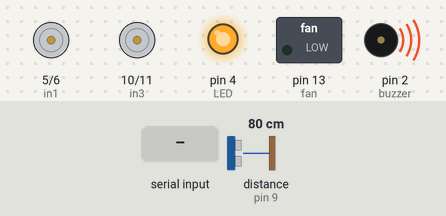
Simulated run of this sketch. Board: Arduino Uno, built with avr-gcc and run on an emulated ATmega328P. Shown: motor-driver pin pairs drawn as motors (green arrow = first pin HIGH = forward, orange = second pin HIGH = backward, longer = more drive), switched loads named in the sketch (green lamp = pin HIGH), output pins drawn as LEDs (lit = HIGH), buzzer (waves = sounding). Wiring (inferred from the names in the program): ultrasonic range finder: trigger pin 8; echo pin 9. The test bench sets the inputs (shaded band); at power-on: distance to the obstacle (sensor on pin 9) 80 cm. The echo pulse lasts 58.3 µs per cm; pins used as bus, display or sensor lines are not drawn; what the sketch prints to the serial monitor is not drawn.

Above: at 1.2 s.
1.3 s: "F" received over Serial
At 2.2 s:
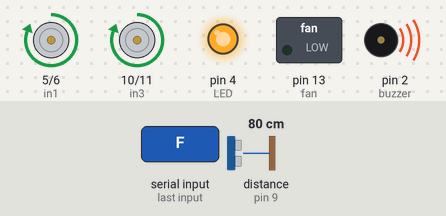
2.8 s: "B" received over Serial
At 3.3 s:
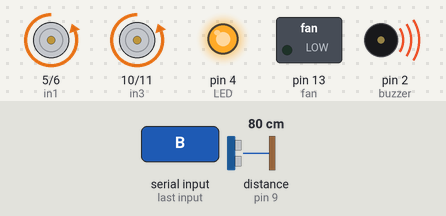
4.3 s: "L" received over Serial
At 5.5 s:
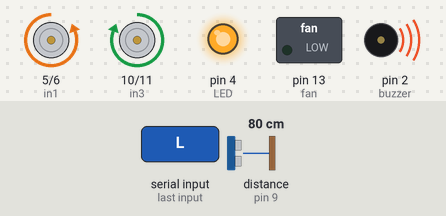
5.8 s: "R" received over Serial
At 6.6 s:
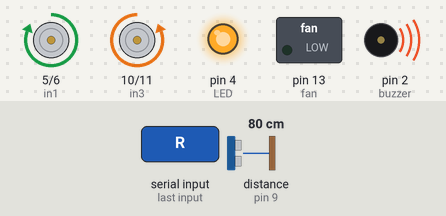
7.3 s: "G" received over Serial
At 7.9 s:
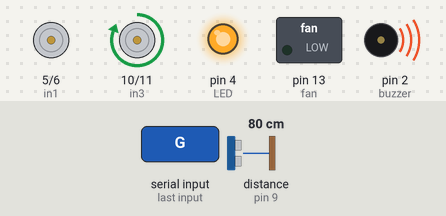
8.8 s: "I" received over Serial
At 9.1 s:
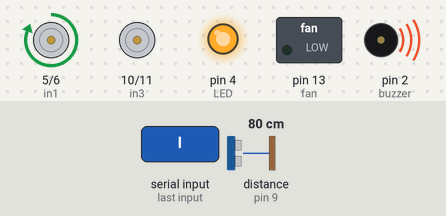
Timing chart, 0 to 11.3 s (numbered marks = the images above; inputs shaded):
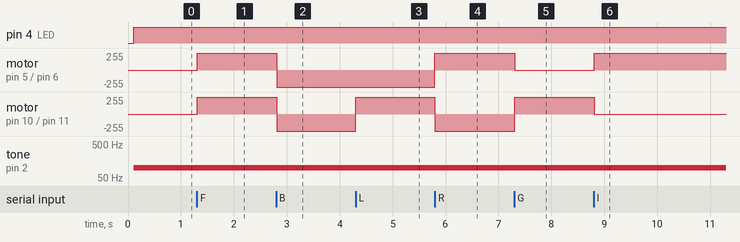

The sketch:

smartcleaner.ino
```cpp
#define in1 5 //L298n Motor Driver pins.
#define in2 6
#define in3 10
#define in4 11
#define LED 4
#define TRIGPIN 8
#define ECHOPIN 9
#define buzzer 2
#define fan 13

int command; //Int to store app command state.
int Speed = 255; // 0 - 255.
int Speedsec;
int Turnradius = 0; //Set the radius of a turn, 0 - 255 Note:the robot will malfunction if this is higher than int Speed.

long timer;
int jarak;

unsigned long previousMillis = 0;
const long interval = 100;  // Interval in milliseconds for motor control

void setup() {
  pinMode(in1, OUTPUT);
  pinMode(in2, OUTPUT);
  pinMode(in3, OUTPUT);
  pinMode(in4, OUTPUT);
  pinMode(LED, OUTPUT); //Set the LED pin.
  pinMode(ECHOPIN, INPUT);
  pinMode(TRIGPIN, OUTPUT);
  pinMode(buzzer, OUTPUT);
  pinMode(fan, OUTPUT);
  Stop();
  Serial.begin(9600);  //Set the baud rate to your Bluetooth module.
}

void loop() {
  if (Serial.available() > 0) {
    command = Serial.read();
    Stop(); //Initialize with motors stoped.
    switch (command) {
      case 'F':
        forward();
        break;
      case 'B':
        back();
        break;
      case 'L':
        left();
        break;
      case 'R':
        right();
        break;
      case 'G':
        forwardleft();
        break;
      case 'I':
        forwardright();
        break;
      case 'H':
        backleft();
        break;
      case 'J':
        backright();
        break;
      case '0':
        Speed = 100;
        break;
      case '1':
        Speed = 140;
        break;
      case '2':
        Speed = 153;
        break;
      case '3':
        Speed = 165;
        break;
      case '4':
        Speed = 178;
        break;
      case '5':
        Speed = 191;
        break;
      case '6':
        Speed = 204;
        break;
      case '7':
        Speed = 216;
        break;
      case '8':
        Speed = 229;
        break;
      case '9':
        Speed = 242;
        break;
      case 'q':
        Speed = 255;
        break;
    }
  }
  SensorUltrasonik();
}

void SensorUltrasonik()
{
  unsigned long currentMillis = millis();

  if (currentMillis - previousMillis >= interval)
  {
    previousMillis = currentMillis;

    digitalWrite(TRIGPIN, LOW);
    delayMicroseconds(2);
    digitalWrite(TRIGPIN, HIGH);
    delayMicroseconds(10);
    digitalWrite(TRIGPIN, LOW);

    timer = pulseIn(ECHOPIN, HIGH);//\
    jarak = timer / 58;

    if (jarak <= 25)
    {
      digitalWrite(LED, HIGH);
      tone(buzzer, 100);
      digitalWrite(fan, LOW);
    }
    else if (jarak >= 26)
    {
      digitalWrite(LED, LOW);
      noTone(buzzer);
      digitalWrite(fan, HIGH);
    }

    Serial.print("Jarak = ");
    Serial.print(jarak);
    Serial.print(" cm");
    Serial.println();
  }
}

void forward() {
  analogWrite(in1, Speed);
  analogWrite(in3, Speed);
}

void back() {
  analogWrite(in2, Speed);
  analogWrite(in4, Speed);
}

void left() {
  analogWrite(in3, Speed);
  analogWrite(in2, Speed);
}

void right() {
  analogWrite(in4, Speed);
  analogWrite(in1, Speed);
}
void forwardleft() {
  analogWrite(in1, Speedsec);
  analogWrite(in3, Speed);
}
void forwardright() {
  analogWrite(in1, Speed);
  analogWrite(in3, Speedsec);
}
void backright() {
  analogWrite(in2, Speed);
  analogWrite(in4, Speedsec);
}
void backleft() {
  analogWrite(in2, Speedsec);
  analogWrite(in4, Speed);
}

void Stop() {
  analogWrite(in1, 0);
  analogWrite(in2, 0);
  analogWrite(in3, 0);
  analogWrite(in4, 0);
}
```

Measured:
- after the input at 1.3 s, motor on pin 5 (in1) / pin 6 (in2), motor on pin 10 (in3) / pin 11 (in4): stopped → forward 255/255 at once
- after the input at 2.8 s, motor on pin 5 (in1) / pin 6 (in2), motor on pin 10 (in3) / pin 11 (in4): forward 255/255 → backward 255/255 at once
- after the input at 4.3 s, motor on pin 10 (in3) / pin 11 (in4): backward 255/255 → forward 255/255 at once
- after the input at 5.8 s, motor on pin 5 (in1) / pin 6 (in2): backward 255/255 → forward 255/255 at once; motor on pin 10 (in3) / pin 11 (in4): forward 255/255 → backward 255/255 at once
- after the input at 7.3 s, motor on pin 5 (in1) / pin 6 (in2): forward 255/255 → stopped at once; motor on pin 10 (in3) / pin 11 (in4): backward 255/255 → forward 255/255 at once
- after the input at 8.8 s, motor on pin 5 (in1) / pin 6 (in2): stopped → forward 255/255 at once; motor on pin 10 (in3) / pin 11 (in4): forward 255/255 → stopped at once
